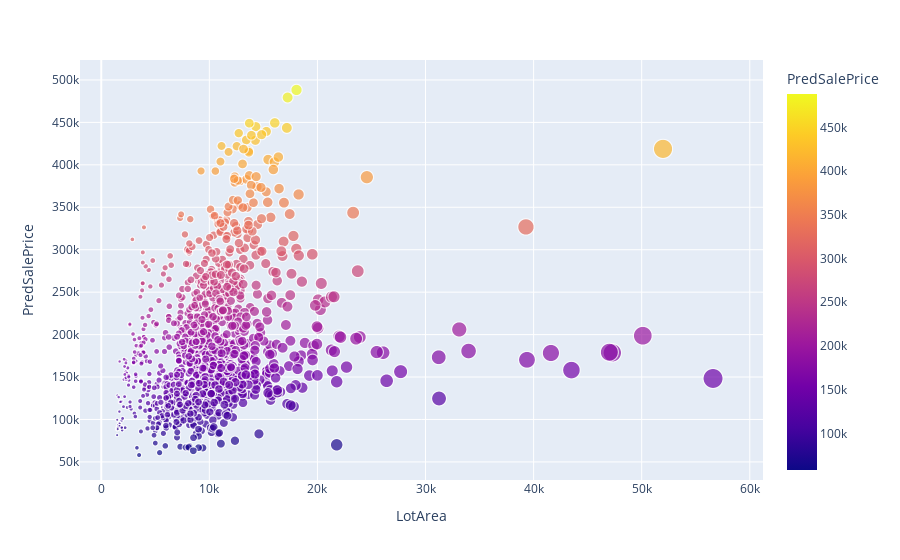

This figure's notebook cell:
### Code cell
import plotly.express as px
fig = px.scatter(X_test_for_pred, x="LotArea", y="PredSalePrice", color="PredSalePrice",
                 size='LotArea', hover_data=['YearBuilt', 'OverallQual'])
fig.show()

### Figure 1 — Plotly figure (JSON) as saved in the notebook; plotly's stock layout.template omitted (floating-point values rounded to 4 significant figures; data arrays with more than 128 entries replaced by an {"elided": "..."} marker saying what was removed)
{"data": [{"customdata": {"elided": "1459x2 int values"}, "hovertemplate": "LotArea=%{marker.size}<br>PredSalePrice=%{marker.color}<br>YearBuilt=%{customdata[0]}<br>OverallQual=%{customdata[1]}<extra></extra>", "legendgroup": "", "marker": {"color": {"elided": "1459 float values"}, "coloraxis": "coloraxis", "size": {"elided": "1459 int values"}, "sizemode": "area", "sizeref": 141.5, "symbol": "circle"}, "mode": "markers", "name": "", "showlegend": false, "type": "scattergl", "x": {"elided": "1459 int values"}, "xaxis": "x", "y": {"elided": "1459 float values"}, "yaxis": "y"}], "layout": {"coloraxis": {"colorbar": {"title": {"text": "PredSalePrice"}}, "colorscale": [[0, "#0d0887"], [0.1111, "#46039f"], [0.2222, "#7201a8"], [0.3333, "#9c179e"], [0.4444, "#bd3786"], [0.5556, "#d8576b"], [0.6667, "#ed7953"], [0.7778, "#fb9f3a"], [0.8889, "#fdca26"], [1, "#f0f921"]]}, "legend": {"itemsizing": "constant", "tracegroupgap": 0}, "margin": {"t": 60}, "xaxis": {"anchor": "y", "domain": [0, 1], "title": {"text": "LotArea"}}, "yaxis": {"anchor": "x", "domain": [0, 1], "title": {"text": "PredSalePrice"}}}}
